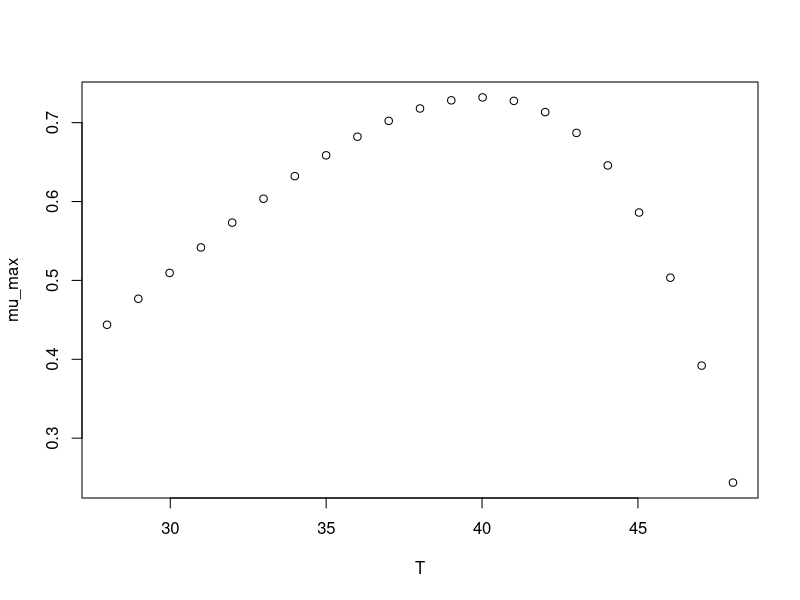

Reproduce this figure in R.
#############################
# start of Parameter script
#############################
T <- seq(27.972027972028,48.048,length.out=21)
#############################
# end of Parameter script
#############################
############################# 
# start of Model script Gropin ID 1450 
#############################
 
# constant coefficients for this model
 
variables <- data.frame(T)
argumentsPar <- expand.grid(variables)
 
# heart of the model
response_surface <- function(T) {
   mumax <-0.7320*((T-49.26)*(T-5.699)^2)/((40.01-5.699)*((40.01-5.699)*(T-40.01)-(40.01-49.26)*(40.01+5.699-2*T)))

return(mumax=mumax)
} 

# output parameters
mumax <- cbind(argumentsPar,response_surface(argumentsPar['T']))
colnames(mumax) <- c(colnames(argumentsPar),'mumax')
#############################
# End of Model script
#############################
############################# 
# start of Visualisation script Gropin ID 1450 
#############################
plot(T,mumax$mumax,
                          xlab='T',
                          ylab='mu_max')
#############################
# End of Visualisation script
#############################
